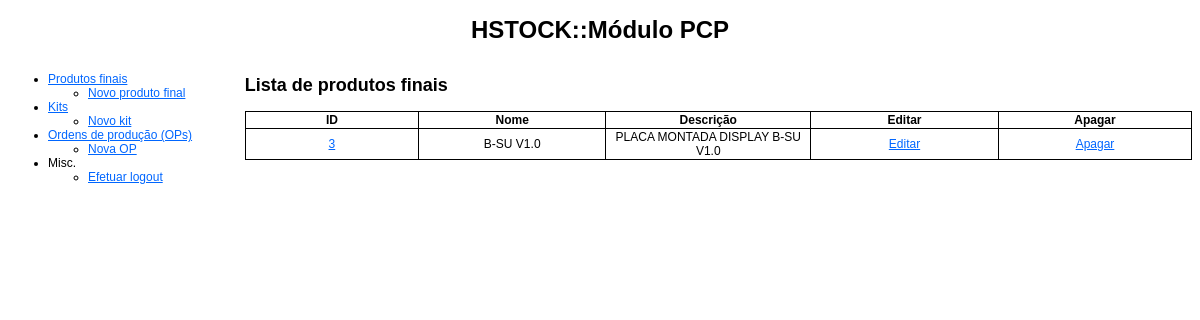
The page /pcp/produtos_finais.php (signed in) on the database as committed earlier.
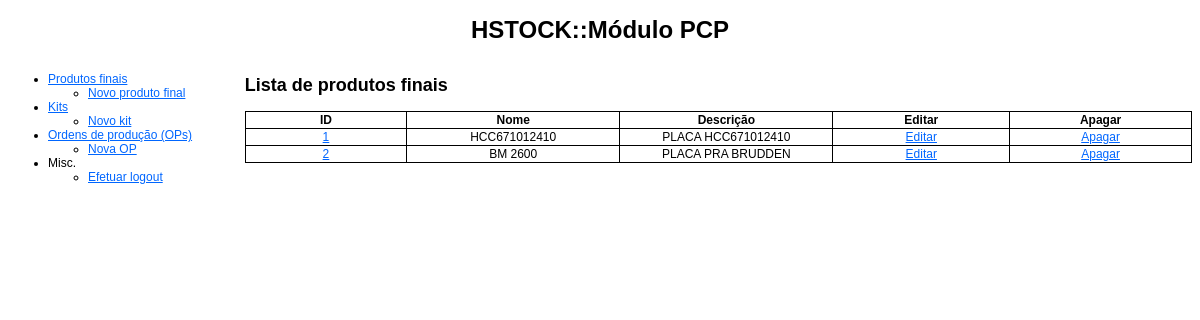
The same page on the database as committed later.
### tables this page shows
CREATE TABLE IF NOT EXISTS `produtos_finais` (
  `id` int(11) NOT NULL AUTO_INCREMENT,
  `nome` varchar(255) NOT NULL,
  `descricao` text NOT NULL,
  PRIMARY KEY (`id`)
);

### pcp/produtos_finais.php (the view, shortened to what this page needs)
<!DOCTYPE html PUBLIC "-//W3C//DTD XHTML 1.0 Transitional//EN" "http://www.w3.org/TR/xhtml1/DTD/xhtml1-transitional.dtd">
<html xmlns="http://www.w3.org/1999/xhtml">
    <head>
        <link href="estilos_hton.css" rel="stylesheet" type="text/css" />
    </head>
    <body>
   	<div id="header">
    	<h1>HSTOCK::Módulo PCP</h1>
    </div>
    <div id="menu">
        <?php require_once('menu.php'); ?>
	</div>
    <div id="content">
		<?php
		@$action = $_GET['action'];
		switch($action)
		{
				?>
                <?php
			default:
				?>
                <h2>Lista de produtos finais</h2>
				<table class="content_table">
					<tr>
						<th>ID</th>
						<th>Nome</th>
						<th>Descrição</th>
                        <th>Editar</th>
                        <th>Apagar</th>
					</tr>
					<?php
					$c = new conexao;
					$c->set_charset('utf8');
					$q = "SELECT * FROM produtos_finais;";
					$r = $c->query($q);
					while($produto_final = $r->fetch_object()): ?>
					<tr>
						<td><a href='produtos_finais.php?action=view&id=<?php echo $produto_final->id; ?>'><?php echo $produto_final->id; ?></a></td>
						<td><?php echo $produto_final->nome; ?></td>
						<td><?php echo $produto_final->descricao; ?></td>
                        <td><a href='produtos_finais.php?action=edit&id=<?php echo $produto_final->id; ?>'>Editar</a></td>
                        <td><a href='produtos_finais.php?action=delete&id=<?php echo $produto_final->id; ?>'>Apagar</a></td>
					</tr>
					<?php endwhile; ?>
				</table>
				<?php
			break;
		}
		?>
    </div>
    </body>
</html>

### pcp/menu.php
<ul>
    <li><a href="produtos_finais.php">Produtos finais </a>
	    <ul>
    		<li><a href="produtos_finais.php?action=add">Novo produto final</a></li>
	    </ul>
    </li>
    <li><a href="kits.php">Kits</a>
	    <ul>
    		<li><a href="kits.php?action=add">Novo kit</a></li>
	    </ul>
    </li>
    <li><a href="ops.php">Ordens de produção (OPs) </a>
	    <ul>
    		<li><a href="ops.php?action=add">Nova OP</a></li>
	    </ul>
    </li>
    <li>Misc.
    	<ul>
		    <li><a href="logout.php">Efetuar logout </a></li>
	    </ul>
    </li>
</ul>

### pcp/estilos_hton.css (style rules this page uses)
#header { text-align: center; }
#menu { float: left; width: 19%; }
#content { float: right; width: 80%; }
#tabela_login, td, th { border-top-width: 1px; border-right-width: 1px; border-bottom-width: 1px; border-left-width: 1px; border-top-style: solid; border-right-style: solid; border-bottom-style: solid; border-left-style: solid; border-collapse:collapse; margin: auto; width: 500px; }
.content_table { width: 100%; }
.content_table, th, td { border: solid 1px; border-collapse:collapse; text-align:center; }
body { font-family: Arial, Helvetica, sans-serif; font-size: 12px; }
a:link, a:visited { text-decoration: underline; color: #06F; }

Rows that differ between the two databases and show on the page:
removed produtos_finais: id "3", nome "B-SU V1.0", descricao "PLACA MONTADA DISPLAY B-SU V1.0"
added produtos_finais: id "1", nome "HCC671012410", descricao "PLACA HCC671012410"
added produtos_finais: id "2", nome "BM 2600", descricao "PLACA PRA BRUDDEN"
